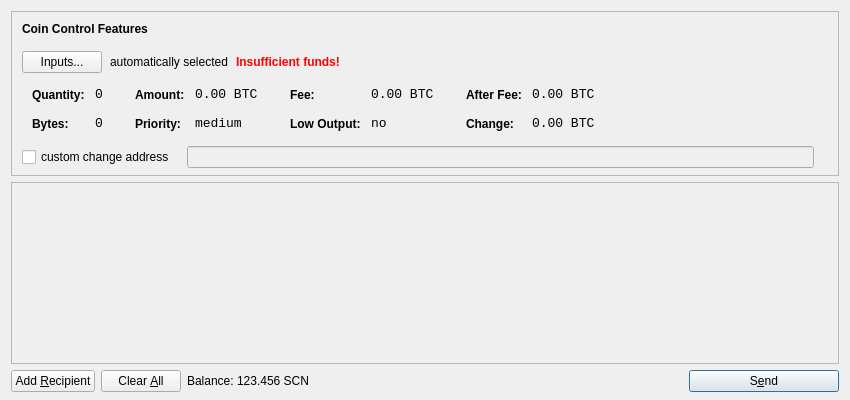
<?xml version="1.0" encoding="UTF-8"?>
<ui version="4.0">
 <class>SendCoinsDialog</class>
 <widget class="QDialog" name="SendCoinsDialog">
  <property name="geometry">
   <rect>
    <x>0</x>
    <y>0</y>
    <width>850</width>
    <height>400</height>
   </rect>
  </property>
  <property name="windowTitle">
   <string>Send Coins</string>
  </property>
  <layout class="QVBoxLayout" name="verticalLayout" stretch="0,1,0">
   <property name="bottomMargin">
    <number>8</number>
   </property>
   <item>
    <widget class="QFrame" name="frameCoinControl">
     <property name="sizePolicy">
      <sizepolicy hsizetype="Expanding" vsizetype="Expanding">
       <horstretch>0</horstretch>
       <verstretch>0</verstretch>
      </sizepolicy>
     </property>
     <property name="maximumSize">
      <size>
       <width>16777215</width>
       <height>16777215</height>
      </size>
     </property>
     <property name="frameShape">
      <enum>QFrame::StyledPanel</enum>
     </property>
     <property name="frameShadow">
      <enum>QFrame::Sunken</enum>
     </property>
     <layout class="QVBoxLayout" name="verticalLayoutCoinControl2">
      <property name="spacing">
       <number>-1</number>
      </property>
      <property name="leftMargin">
       <number>0</number>
      </property>
      <property name="topMargin">
       <number>0</number>
      </property>
      <property name="rightMargin">
       <number>0</number>
      </property>
      <property name="bottomMargin">
       <number>6</number>
      </property>
      <item>
       <layout class="QVBoxLayout" name="verticalLayoutCoinControl" stretch="0,0,0,0,1">
        <property name="spacing">
         <number>0</number>
        </property>
        <property name="leftMargin">
         <number>10</number>
        </property>
        <property name="topMargin">
         <number>10</number>
        </property>
        <item>
         <layout class="QHBoxLayout" name="horizontalLayoutCoinControl1">
          <property name="bottomMargin">
           <number>15</number>
          </property>
          <item>
           <widget class="QLabel" name="labelCoinControlFeatures">
            <property name="sizePolicy">
             <sizepolicy hsizetype="Preferred" vsizetype="Maximum">
              <horstretch>0</horstretch>
              <verstretch>0</verstretch>
             </sizepolicy>
            </property>
            <property name="font">
             <font>
              <weight>75</weight>
              <bold>true</bold>
             </font>
            </property>
            <property name="styleSheet">
             <string notr="true">font-weight:bold;</string>
            </property>
            <property name="text">
             <string>Coin Control Features</string>
            </property>
           </widget>
          </item>
         </layout>
        </item>
        <item>
         <layout class="QHBoxLayout" name="horizontalLayoutCoinControl2" stretch="0,0,0,0">
          <property name="spacing">
           <number>8</number>
          </property>
          <property name="bottomMargin">
           <number>10</number>
          </property>
          <item>
           <widget class="QPushButton" name="pushButtonCoinControl">
            <property name="styleSheet">
             <string notr="true"/>
            </property>
            <property name="text">
             <string>Inputs...</string>
            </property>
           </widget>
          </item>
          <item>
           <widget class="QLabel" name="labelCoinControlAutomaticallySelected">
            <property name="text">
             <string>automatically selected</string>
            </property>
            <property name="margin">
             <number>5</number>
            </property>
           </widget>
          </item>
          <item>
           <widget class="QLabel" name="labelCoinControlInsuffFunds">
            <property name="font">
             <font>
              <weight>75</weight>
              <bold>true</bold>
             </font>
            </property>
            <property name="styleSheet">
             <string notr="true">color:red;font-weight:bold;</string>
            </property>
            <property name="text">
             <string>Insufficient funds!</string>
            </property>
            <property name="margin">
             <number>5</number>
            </property>
           </widget>
          </item>
          <item>
           <spacer name="horizontalSpacerCoinControl">
            <property name="orientation">
             <enum>Qt::Horizontal</enum>
            </property>
            <property name="sizeHint" stdset="0">
             <size>
              <width>40</width>
              <height>1</height>
             </size>
            </property>
           </spacer>
          </item>
         </layout>
        </item>
        <item>
         <widget class="QWidget" name="widgetCoinControl" native="true">
          <property name="sizePolicy">
           <sizepolicy hsizetype="Preferred" vsizetype="Preferred">
            <horstretch>0</horstretch>
            <verstretch>0</verstretch>
           </sizepolicy>
          </property>
          <property name="minimumSize">
           <size>
            <width>0</width>
            <height>0</height>
           </size>
          </property>
          <property name="styleSheet">
           <string notr="true"/>
          </property>
          <layout class="QHBoxLayout" name="horizontalLayoutCoinControl5">
           <property name="margin">
            <number>0</number>
           </property>
           <item>
            <layout class="QHBoxLayout" name="horizontalLayoutCoinControl3" stretch="0,0,0,1">
             <property name="spacing">
              <number>20</number>
             </property>
             <property name="topMargin">
              <number>0</number>
             </property>
             <property name="bottomMargin">
              <number>10</number>
             </property>
             <item>
              <layout class="QFormLayout" name="formLayoutCoinControl1">
               <property name="horizontalSpacing">
                <number>10</number>
               </property>
               <property name="verticalSpacing">
                <number>14</number>
               </property>
               <property name="leftMargin">
                <number>10</number>
               </property>
               <property name="topMargin">
                <number>4</number>
               </property>
               <property name="rightMargin">
                <number>6</number>
               </property>
               <item row="0" column="0">
                <widget class="QLabel" name="labelCoinControlQuantityText">
                 <property name="styleSheet">
                  <string notr="true">font-weight:bold;</string>
                 </property>
                 <property name="text">
                  <string>Quantity:</string>
                 </property>
                 <property name="margin">
                  <number>0</number>
                 </property>
                </widget>
               </item>
               <item row="0" column="1">
                <widget class="QLabel" name="labelCoinControlQuantity">
                 <property name="font">
                  <font>
                   <family>Monospace</family>
                   <pointsize>10</pointsize>
                  </font>
                 </property>
                 <property name="cursor">
                  <cursorShape>IBeamCursor</cursorShape>
                 </property>
                 <property name="contextMenuPolicy">
                  <enum>Qt::ActionsContextMenu</enum>
                 </property>
                 <property name="text">
                  <string notr="true">0</string>
                 </property>
                 <property name="margin">
                  <number>0</number>
                 </property>
                 <property name="textInteractionFlags">
                  <set>Qt::LinksAccessibleByMouse|Qt::TextSelectableByKeyboard|Qt::TextSelectableByMouse</set>
                 </property>
                </widget>
               </item>
               <item row="1" column="0">
                <widget class="QLabel" name="labelCoinControlBytesText">
                 <property name="styleSheet">
                  <string notr="true">font-weight:bold;</string>
                 </property>
                 <property name="text">
                  <string>Bytes:</string>
                 </property>
                </widget>
               </item>
               <item row="1" column="1">
                <widget class="QLabel" name="labelCoinControlBytes">
                 <property name="font">
                  <font>
                   <family>Monospace</family>
                   <pointsize>10</pointsize>
                  </font>
                 </property>
                 <property name="cursor">
                  <cursorShape>IBeamCursor</cursorShape>
                 </property>
                 <property name="contextMenuPolicy">
                  <enum>Qt::ActionsContextMenu</enum>
                 </property>
                 <property name="text">
                  <string notr="true">0</string>
                 </property>
                 <property name="textInteractionFlags">
                  <set>Qt::LinksAccessibleByMouse|Qt::TextSelectableByKeyboard|Qt::TextSelectableByMouse</set>
                 </property>
                </widget>
               </item>
              </layout>
             </item>
             <item>
              <layout class="QFormLayout" name="formLayoutCoinControl2">
               <property name="horizontalSpacing">
                <number>10</number>
               </property>
               <property name="verticalSpacing">
                <number>14</number>
               </property>
               <property name="leftMargin">
                <number>6</number>
               </property>
               <property name="topMargin">
                <number>4</number>
               </property>
               <property name="rightMargin">
                <number>6</number>
               </property>
               <item row="0" column="0">
                <widget class="QLabel" name="labelCoinControlAmountText">
                 <property name="styleSheet">
                  <string notr="true">font-weight:bold;</string>
                 </property>
                 <property name="text">
                  <string>Amount:</string>
                 </property>
                 <property name="margin">
                  <number>0</number>
                 </property>
                </widget>
               </item>
               <item row="0" column="1">
                <widget class="QLabel" name="labelCoinControlAmount">
                 <property name="font">
                  <font>
                   <family>Monospace</family>
                   <pointsize>10</pointsize>
                  </font>
                 </property>
                 <property name="cursor">
                  <cursorShape>IBeamCursor</cursorShape>
                 </property>
                 <property name="contextMenuPolicy">
                  <enum>Qt::ActionsContextMenu</enum>
                 </property>
                 <property name="text">
                  <string notr="true">0.00 BTC</string>
                 </property>
                 <property name="textInteractionFlags">
                  <set>Qt::LinksAccessibleByMouse|Qt::TextSelectableByKeyboard|Qt::TextSelectableByMouse</set>
                 </property>
                </widget>
               </item>
               <item row="1" column="0">
                <widget class="QLabel" name="labelCoinControlPriorityText">
                 <property name="styleSheet">
                  <string notr="true">font-weight:bold;</string>
                 </property>
                 <property name="text">
                  <string>Priority:</string>
                 </property>
                </widget>
               </item>
               <item row="1" column="1">
                <widget class="QLabel" name="labelCoinControlPriority">
                 <property name="font">
                  <font>
                   <family>Monospace</family>
                   <pointsize>10</pointsize>
                  </font>
                 </property>
                 <property name="cursor">
                  <cursorShape>IBeamCursor</cursorShape>
                 </property>
                 <property name="contextMenuPolicy">
                  <enum>Qt::ActionsContextMenu</enum>
                 </property>
                 <property name="text">
                  <string>medium</string>
                 </property>
                 <property name="textInteractionFlags">
                  <set>Qt::LinksAccessibleByMouse|Qt::TextSelectableByKeyboard|Qt::TextSelectableByMouse</set>
                 </property>
                </widget>
               </item>
              </layout>
             </item>
             <item>
              <layout class="QFormLayout" name="formLayoutCoinControl3">
               <property name="horizontalSpacing">
                <number>10</number>
               </property>
               <property name="verticalSpacing">
                <number>14</number>
               </property>
               <property name="leftMargin">
                <number>6</number>
               </property>
               <property name="topMargin">
                <number>4</number>
               </property>
               <property name="rightMargin">
                <number>6</number>
               </property>
               <item row="0" column="0">
                <widget class="QLabel" name="labelCoinControlFeeText">
                 <property name="styleSheet">
                  <string notr="true">font-weight:bold;</string>
                 </property>
                 <property name="text">
                  <string>Fee:</string>
                 </property>
                 <property name="margin">
                  <number>0</number>
                 </property>
                </widget>
               </item>
               <item row="0" column="1">
                <widget class="QLabel" name="labelCoinControlFee">
                 <property name="font">
                  <font>
                   <family>Monospace</family>
                   <pointsize>10</pointsize>
                  </font>
                 </property>
                 <property name="cursor">
                  <cursorShape>IBeamCursor</cursorShape>
                 </property>
                 <property name="contextMenuPolicy">
                  <enum>Qt::ActionsContextMenu</enum>
                 </property>
                 <property name="text">
                  <string notr="true">0.00 BTC</string>
                 </property>
                 <property name="textInteractionFlags">
                  <set>Qt::LinksAccessibleByMouse|Qt::TextSelectableByKeyboard|Qt::TextSelectableByMouse</set>
                 </property>
                </widget>
               </item>
               <item row="1" column="0">
                <widget class="QLabel" name="labelCoinControlLowOutputText">
                 <property name="styleSheet">
                  <string notr="true">font-weight:bold;</string>
                 </property>
                 <property name="text">
                  <string>Low Output:</string>
                 </property>
                </widget>
               </item>
               <item row="1" column="1">
                <widget class="QLabel" name="labelCoinControlLowOutput">
                 <property name="font">
                  <font>
                   <family>Monospace</family>
                   <pointsize>10</pointsize>
                  </font>
                 </property>
                 <property name="cursor">
                  <cursorShape>IBeamCursor</cursorShape>
                 </property>
                 <property name="contextMenuPolicy">
                  <enum>Qt::ActionsContextMenu</enum>
                 </property>
                 <property name="text">
                  <string>no</string>
                 </property>
                 <property name="textInteractionFlags">
                  <set>Qt::LinksAccessibleByMouse|Qt::TextSelectableByKeyboard|Qt::TextSelectableByMouse</set>
                 </property>
                </widget>
               </item>
              </layout>
             </item>
             <item>
              <layout class="QFormLayout" name="formLayoutCoinControl4">
               <property name="horizontalSpacing">
                <number>10</number>
               </property>
               <property name="verticalSpacing">
                <number>14</number>
               </property>
               <property name="leftMargin">
                <number>6</number>
               </property>
               <property name="topMargin">
                <number>4</number>
               </property>
               <property name="rightMargin">
                <number>6</number>
               </property>
               <item row="0" column="0">
                <widget class="QLabel" name="labelCoinControlAfterFeeText">
                 <property name="styleSheet">
                  <string notr="true">font-weight:bold;</string>
                 </property>
                 <property name="text">
                  <string>After Fee:</string>
                 </property>
                 <property name="margin">
                  <number>0</number>
                 </property>
                </widget>
               </item>
               <item row="0" column="1">
                <widget class="QLabel" name="labelCoinControlAfterFee">
                 <property name="font">
                  <font>
                   <family>Monospace</family>
                   <pointsize>10</pointsize>
                  </font>
                 </property>
                 <property name="cursor">
                  <cursorShape>IBeamCursor</cursorShape>
                 </property>
                 <property name="contextMenuPolicy">
                  <enum>Qt::ActionsContextMenu</enum>
                 </property>
                 <property name="text">
                  <string notr="true">0.00 BTC</string>
                 </property>
                 <property name="textInteractionFlags">
                  <set>Qt::LinksAccessibleByMouse|Qt::TextSelectableByKeyboard|Qt::TextSelectableByMouse</set>
                 </property>
                </widget>
               </item>
               <item row="1" column="0">
                <widget class="QLabel" name="labelCoinControlChangeText">
                 <property name="styleSheet">
                  <string notr="true">font-weight:bold;</string>
                 </property>
                 <property name="text">
                  <string>Change:</string>
                 </property>
                </widget>
               </item>
               <item row="1" column="1">
                <widget class="QLabel" name="labelCoinControlChange">
                 <property name="font">
                  <font>
                   <family>Monospace</family>
                   <pointsize>10</pointsize>
                  </font>
                 </property>
                 <property name="cursor">
                  <cursorShape>IBeamCursor</cursorShape>
                 </property>
                 <property name="contextMenuPolicy">
                  <enum>Qt::ActionsContextMenu</enum>
                 </property>
                 <property name="text">
                  <string notr="true">0.00 BTC</string>
                 </property>
                 <property name="textInteractionFlags">
                  <set>Qt::LinksAccessibleByMouse|Qt::TextSelectableByKeyboard|Qt::TextSelectableByMouse</set>
                 </property>
                </widget>
               </item>
              </layout>
             </item>
            </layout>
           </item>
          </layout>
         </widget>
        </item>
        <item>
         <layout class="QHBoxLayout" name="horizontalLayoutCoinControl4" stretch="0,0,0">
          <property name="spacing">
           <number>12</number>
          </property>
          <property name="sizeConstraint">
           <enum>QLayout::SetDefaultConstraint</enum>
          </property>
          <property name="topMargin">
           <number>5</number>
          </property>
          <property name="rightMargin">
           <number>5</number>
          </property>
          <item>
           <widget class="QCheckBox" name="checkBoxCoinControlChange">
            <property name="text">
             <string>custom change address</string>
            </property>
           </widget>
          </item>
          <item>
           <widget class="QLineEdit" name="lineEditCoinControlChange">
            <property name="enabled">
             <bool>false</bool>
            </property>
            <property name="sizePolicy">
             <sizepolicy hsizetype="Expanding" vsizetype="Fixed">
              <horstretch>0</horstretch>
              <verstretch>0</verstretch>
             </sizepolicy>
            </property>
           </widget>
          </item>
          <item>
           <widget class="QLabel" name="labelCoinControlChangeLabel">
            <property name="sizePolicy">
             <sizepolicy hsizetype="Preferred" vsizetype="Expanding">
              <horstretch>0</horstretch>
              <verstretch>0</verstretch>
             </sizepolicy>
            </property>
            <property name="minimumSize">
             <size>
              <width>0</width>
              <height>0</height>
             </size>
            </property>
            <property name="text">
             <string/>
            </property>
            <property name="margin">
             <number>3</number>
            </property>
           </widget>
          </item>
         </layout>
        </item>
        <item>
         <spacer name="verticalSpacerCoinControl">
          <property name="orientation">
           <enum>Qt::Vertical</enum>
          </property>
          <property name="sizeHint" stdset="0">
           <size>
            <width>800</width>
            <height>1</height>
           </size>
          </property>
         </spacer>
        </item>
       </layout>
      </item>
     </layout>
    </widget>
   </item>
   <item>
    <widget class="QScrollArea" name="scrollArea">
     <property name="widgetResizable">
      <bool>true</bool>
     </property>
     <widget class="QWidget" name="scrollAreaWidgetContents">
      <property name="geometry">
       <rect>
        <x>0</x>
        <y>0</y>
        <width>830</width>
        <height>165</height>
       </rect>
      </property>
      <layout class="QVBoxLayout" name="verticalLayout_2">
       <property name="margin">
        <number>0</number>
       </property>
       <item>
        <layout class="QVBoxLayout" name="entries">
         <property name="spacing">
          <number>6</number>
         </property>
        </layout>
       </item>
       <item>
        <spacer name="verticalSpacer">
         <property name="orientation">
          <enum>Qt::Vertical</enum>
         </property>
         <property name="sizeHint" stdset="0">
          <size>
           <width>20</width>
           <height>40</height>
          </size>
         </property>
        </spacer>
       </item>
      </layout>
     </widget>
    </widget>
   </item>
   <item>
    <layout class="QHBoxLayout" name="horizontalLayout">
     <item>
      <widget class="QPushButton" name="addButton">
       <property name="toolTip">
        <string>Send to multiple recipients at once</string>
       </property>
       <property name="text">
        <string>Add &amp;Recipient</string>
       </property>
       <property name="icon">
        <iconset resource="../bitcoin.qrc">
         <normaloff>:/icons/add</normaloff>:/icons/add</iconset>
       </property>
       <property name="autoDefault">
        <bool>false</bool>
       </property>
      </widget>
     </item>
     <item>
      <widget class="QPushButton" name="clearButton">
       <property name="sizePolicy">
        <sizepolicy hsizetype="Minimum" vsizetype="Fixed">
         <horstretch>0</horstretch>
         <verstretch>0</verstretch>
        </sizepolicy>
       </property>
       <property name="toolTip">
        <string>Remove all transaction fields</string>
       </property>
       <property name="text">
        <string>Clear &amp;All</string>
       </property>
       <property name="icon">
        <iconset resource="../bitcoin.qrc">
         <normaloff>:/icons/remove</normaloff>:/icons/remove</iconset>
       </property>
       <property name="autoRepeatDelay">
        <number>300</number>
       </property>
       <property name="autoDefault">
        <bool>false</bool>
       </property>
      </widget>
     </item>
     <item>
      <layout class="QHBoxLayout" name="horizontalLayout_2">
       <property name="spacing">
        <number>3</number>
       </property>
       <item>
        <widget class="QLabel" name="label">
         <property name="text">
          <string>Balance:</string>
         </property>
        </widget>
       </item>
       <item>
        <widget class="QLabel" name="labelBalance">
         <property name="cursor">
          <cursorShape>IBeamCursor</cursorShape>
         </property>
         <property name="text">
          <string>123.456 SCN</string>
         </property>
         <property name="textInteractionFlags">
          <set>Qt::LinksAccessibleByMouse|Qt::TextSelectableByKeyboard|Qt::TextSelectableByMouse</set>
         </property>
        </widget>
       </item>
      </layout>
     </item>
     <item>
      <spacer name="horizontalSpacer">
       <property name="orientation">
        <enum>Qt::Horizontal</enum>
       </property>
       <property name="sizeHint" stdset="0">
        <size>
         <width>40</width>
         <height>20</height>
        </size>
       </property>
      </spacer>
     </item>
     <item>
      <widget class="QPushButton" name="sendButton">
       <property name="minimumSize">
        <size>
         <width>150</width>
         <height>0</height>
        </size>
       </property>
       <property name="toolTip">
        <string>Confirm the send action</string>
       </property>
       <property name="text">
        <string>S&amp;end</string>
       </property>
       <property name="icon">
        <iconset resource="../bitcoin.qrc">
         <normaloff>:/icons/send</normaloff>:/icons/send</iconset>
       </property>
       <property name="default">
        <bool>true</bool>
       </property>
      </widget>
     </item>
    </layout>
   </item>
  </layout>
 </widget>
 <resources>
  <include location="../bitcoin.qrc"/>
 </resources>
 <connections/>
</ui>
